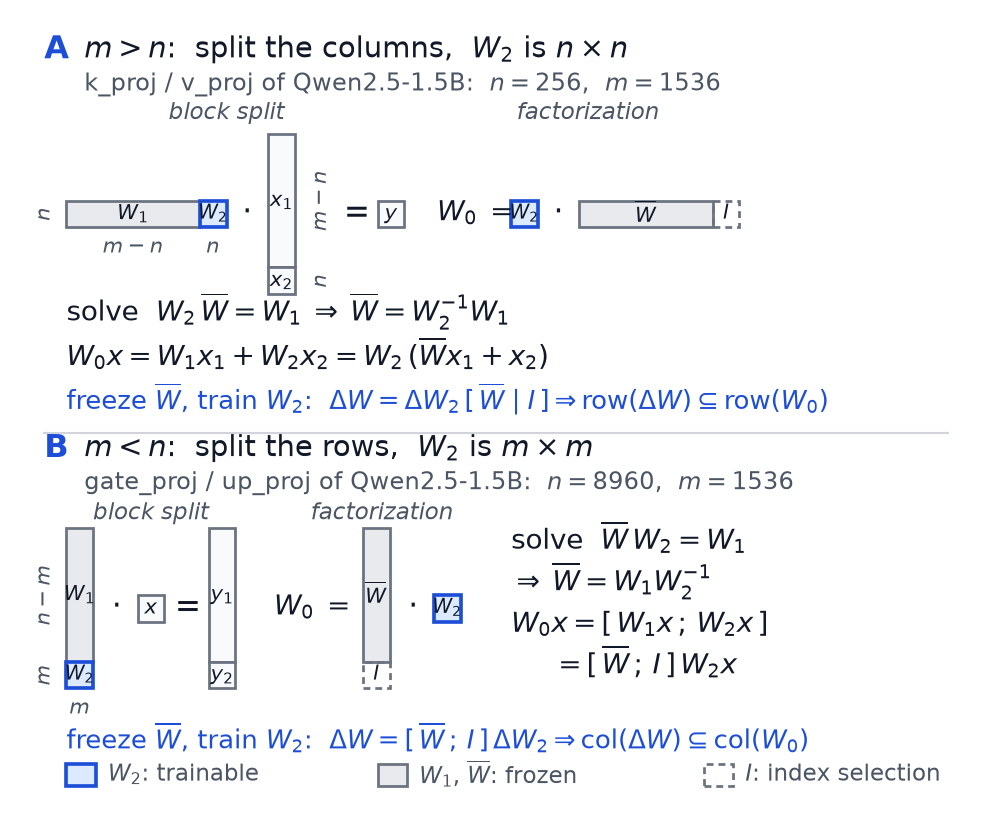

Generate this figure with Python:
#!/usr/bin/env python
"""Sinh Figure 1 cua paper: hai truong hop tach khoi cua mot trong so khong vuong.

  python paper/fig_orientations.py            -> paper/fig_orientations.{pdf,png}
  python paper/fig_orientations.py --check    -> in ra cac nhan chong nhau

Ve theo dung cach dan xuat viet tay:  W x = y,  W: n x m,  x: m x 1,  y: n x 1.

  m > n : tach COT   W = [W1 | W2],  W2 vuong n x n,  giai W2 Wbar = W1
          -> W x = W1 x1 + W2 x2 = W2 (Wbar x1 + x2)
  m < n : tach HANG  W = [W1 ; W2],  W2 vuong m x m,  giai Wbar W2 = W1
          -> W x = [W1 x ; W2 x] = [Wbar ; I] W2 x

Ca hai: dong bang Wbar, chi train W2. Trong code Wbar chinh la `X` cua
rowspace_peft.py va W2 la `W2` (tuc `C` trong RowSpaceLinear).

Xanh = W2 (thu duy nhat duoc train), xam = dong bang, net dut = khoi identity.
Ti le cac hinh chu nhat la ti le THAT cua lop duoc dan ten.

Khung ve co dung bang textwidth cua ICLR (5.5in) va fontsize la co chu that
tren giay, nen includegraphics[width=textwidth] khong thu nho chu. Doi figsize
thi phai doi het fontsize theo cung ti le. Sua toa do xong thi chay --check:
no do bbox that cua tung nhan chu khong uoc luong bang mat.
"""
import os
import sys

import matplotlib
matplotlib.use("Agg")
import matplotlib.pyplot as plt
from matplotlib.patches import FancyArrowPatch, Rectangle

TRAIN = dict(facecolor="#dbeafe", edgecolor="#1d4ed8", linewidth=1.2)
FROZEN = dict(facecolor="#e8eaed", edgecolor="#6b7280", linewidth=0.9)
IDENT = dict(facecolor="none", edgecolor="#6b7280", linewidth=0.9, linestyle=(0, (2.5, 1.8)))
VEC = dict(facecolor="#f8fafc", edgecolor="#6b7280", linewidth=0.9)
INK, DIM, ACC = "#111827", "#4b5563", "#1d4ed8"

W_IN, XLIM, YLIM = 5.6, 64.0, 52.0            # 1 don vi ~ 6.3pt tren giay
TEXTS = []


def T(x, y, s, fs=8.5, c=INK, ha="left", va="baseline", **kw):
    TEXTS.append((ax.text(x, y, s, fontsize=fs, color=c, ha=ha, va=va, **kw), s))


def box(x, y, w, h, style, label=None, fs=8.5):
    ax.add_patch(Rectangle((x, y), w, h, **style, zorder=2))
    if label:
        ax.text(x + w / 2, y + h / 2, label, ha="center", va="center",
                fontsize=fs, color=INK, zorder=3)


fig, ax = plt.subplots(figsize=(W_IN, W_IN * YLIM / XLIM))
ax.set_xlim(0, XLIM)
ax.set_ylim(0, YLIM)
ax.set_aspect("equal")
ax.axis("off")

U = 1.8                                       # 1 don vi = k = min(n, m)
VW = 1.8                                      # be rong cot vector

# ======================================================= A.  m > n  (W beo ngang)
T(1.5, 49.5, "A", fs=10.5, c=ACC, fontweight="bold")
T(4.2, 49.5, r"$m > n$:  split the columns,  $W_2$ is $n \times n$", fs=9.5)
T(4.2, 47.3, r"k_proj / v_proj of Qwen2.5-1.5B:  $n = 256$,  $m = 1536$", fs=8, c=DIM)

cy = 39.0
T(13.8, cy + 6.4, "block split", fs=7.5, ha="center", c=DIM, style="italic")
box(3.0, cy - 0.9, 5 * U, U, FROZEN, r"$W_1$", fs=7)
box(3.0 + 5 * U, cy - 0.9, U, U, TRAIN, r"$W_2$", fs=6.5)
T(7.5, cy - 2.6, r"$m - n$", fs=7, ha="center", c=DIM)
T(12.9, cy - 2.6, r"$n$", fs=7, ha="center", c=DIM)
T(2.2, cy, r"$n$", fs=7, ha="right", va="center", rotation=90, c=DIM)

T(15.2, cy, r"$\cdot$", fs=10, ha="center", va="center")
box(16.6, cy - 3.6, VW, 5 * U, VEC, r"$x_1$", fs=7)
box(16.6, cy - 5.4, VW, U, VEC, r"$x_2$", fs=7)
T(19.4, cy + 0.9, r"$m - n$", fs=7, ha="left", va="center", rotation=90, c=DIM)
T(19.4, cy - 4.5, r"$n$", fs=7, ha="left", va="center", rotation=90, c=DIM)

T(22.6, cy, r"$=$", fs=10, ha="center", va="center")
box(24.0, cy - 0.9, VW, U, VEC, r"$y$", fs=7)

T(38.2, cy + 6.4, "factorization", fs=7.5, ha="center", c=DIM, style="italic")
T(28.0, cy, r"$W_0 \;=$", fs=9, va="center")
box(33.0, cy - 0.9, U, U, TRAIN, r"$W_2$", fs=6.5)
T(36.2, cy, r"$\cdot$", fs=10, ha="center", va="center")
box(37.6, cy - 0.9, 5 * U, U, FROZEN, r"$\overline{W}$", fs=7)
box(37.6 + 5 * U, cy - 0.9, U, U, IDENT, r"$I$", fs=6.5)

T(3.0, 31.8, r"solve  $W_2\,\overline{W} = W_1 \;\Rightarrow\; "
             r"\overline{W} = W_2^{-1}W_1$", fs=9)
T(3.0, 28.8, r"$W_0x = W_1x_1 + W_2x_2 = W_2\,(\overline{W}x_1 + x_2)$", fs=9)
T(3.0, 25.8, r"freeze $\overline{W}$, train $W_2$:  $\Delta W = \Delta W_2\,"
             r"[\,\overline{W} \mid I\,] \Rightarrow \mathrm{row}(\Delta W) "
             r"\subseteq \mathrm{row}(W_0)$", fs=8.5, c=ACC)

ax.plot([1.5, 62.5], [24.2, 24.2], color="#d1d5db", lw=0.7)

# ======================================================== B.  m < n  (W cao doc)
T(1.5, 22.6, "B", fs=10.5, c=ACC, fontweight="bold")
T(4.2, 22.6, r"$m < n$:  split the rows,  $W_2$ is $m \times m$", fs=9.5)
T(4.2, 20.4, r"gate_proj / up_proj of Qwen2.5-1.5B:  $n = 8960$,  $m = 1536$",
  fs=8, c=DIM)

cy = 12.4
T(8.7, cy + 6.0, "block split", fs=7.5, ha="center", c=DIM, style="italic")
box(3.0, cy - 3.6, U, 5 * U, FROZEN, r"$W_1$", fs=7)
box(3.0, cy - 5.4, U, U, TRAIN, r"$W_2$", fs=6.5)
T(2.2, cy + 0.9, r"$n - m$", fs=7, ha="right", va="center", rotation=90, c=DIM)
T(2.2, cy - 4.5, r"$m$", fs=7, ha="right", va="center", rotation=90, c=DIM)
T(3.9, cy - 7.1, r"$m$", fs=7, ha="center", c=DIM)

T(6.4, cy, r"$\cdot$", fs=10, ha="center", va="center")
box(7.8, cy - 0.9, VW, U, VEC, r"$x$", fs=7)
T(11.2, cy, r"$=$", fs=10, ha="center", va="center")
box(12.6, cy - 3.6, VW, 5 * U, VEC, r"$y_1$", fs=7)
box(12.6, cy - 5.4, VW, U, VEC, r"$y_2$", fs=7)

T(24.3, cy + 6.0, "factorization", fs=7.5, ha="center", c=DIM, style="italic")
T(17.0, cy, r"$W_0 \;=$", fs=9, va="center")
box(23.0, cy - 3.6, U, 5 * U, FROZEN, r"$\overline{W}$", fs=7)
box(23.0, cy - 5.4, U, U, IDENT, r"$I$", fs=6.5)
T(26.4, cy, r"$\cdot$", fs=10, ha="center", va="center")
box(27.8, cy - 0.9, U, U, TRAIN, r"$W_2$", fs=6.5)

T(33.0, cy + 4.0, r"solve  $\overline{W}\,W_2 = W_1$", fs=9)
T(33.0, cy + 1.2, r"$\Rightarrow\; \overline{W} = W_1W_2^{-1}$", fs=9)
T(33.0, cy - 1.6, r"$W_0x = [\,W_1x \,;\, W_2x\,]$", fs=9)
T(33.0, cy - 4.4, r"$\quad\;\; = [\,\overline{W} \,;\, I\,]\,W_2x$", fs=9)

T(3.0, 2.9, r"freeze $\overline{W}$, train $W_2$:  $\Delta W = "
            r"[\,\overline{W} \,;\, I\,]\,\Delta W_2 \Rightarrow "
            r"\mathrm{col}(\Delta W) \subseteq \mathrm{col}(W_0)$", fs=8.5, c=ACC)

# ==================================================================== legend
for x, style, txt in [
    (3.0, TRAIN, r"$W_2$: trainable"),
    (24.0, FROZEN, r"$W_1$, $\overline{W}$: frozen"),
    (46.0, IDENT, r"$I$: index selection"),
]:
    box(x, 0.4, 2.0, 1.5, style)
    T(x + 2.8, 1.15, txt, fs=7.5, va="center", c=DIM)

# ==================================================================== va cham
if "--check" in sys.argv:
    fig.canvas.draw()
    inv = ax.transData.inverted()
    bbs = [(t.get_window_extent(fig.canvas.get_renderer()).transformed(inv), s)
           for t, s in TEXTS]
    hits = 0
    for i in range(len(bbs)):
        for j in range(i + 1, len(bbs)):
            a, b = bbs[i][0], bbs[j][0]
            if a.overlaps(b):
                hits += 1
                print(f"OVERLAP  {bbs[i][1][:42]!r:46} x[{a.x0:.1f},{a.x1:.1f}] "
                      f"y[{a.y0:.1f},{a.y1:.1f}]\n         {bbs[j][1][:42]!r:46} "
                      f"x[{b.x0:.1f},{b.x1:.1f}] y[{b.y0:.1f},{b.y1:.1f}]")
    out_of = [(bb, s) for bb, s in bbs if bb.x1 > XLIM - 0.5 or bb.x0 < 0.5]
    for bb, s in out_of:
        print(f"OUT OF FRAME  {s[:42]!r}  x[{bb.x0:.1f},{bb.x1:.1f}]")
    print(f"{hits} overlap(s), {len(out_of)} out of frame, {len(bbs)} labels")

out = os.path.join(os.path.dirname(os.path.abspath(__file__)), "fig_orientations")
fig.savefig(out + ".pdf", bbox_inches="tight")
fig.savefig(out + ".png", dpi=220, bbox_inches="tight", facecolor="white")
print("wrote", out + ".pdf", "and", out + ".png")
